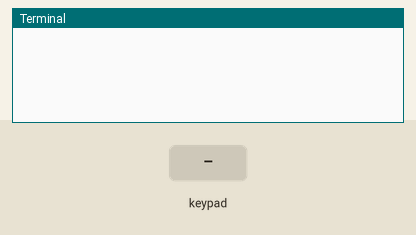
Bench run of a program on a simulated Raspberry Pi (BCM pin numbers). On the bench: the last lines printed to the terminal. The test bench sets the inputs (shaded band).

Above: at 1.2 s.
1.3 s: key 'A' pressed
At 1.9 s:
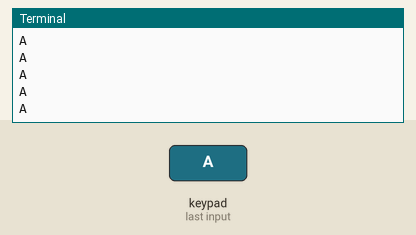
2.8 s: key 'B' pressed
At 4.0 s:
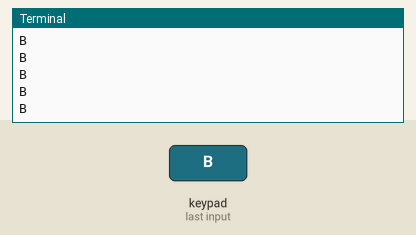
4.3 s: key 'E' pressed
At 5.4 s:
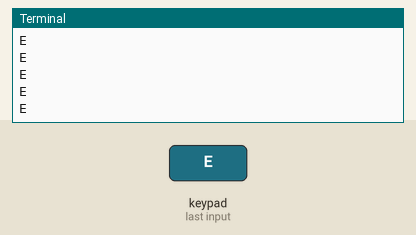

The program:

keypad.py
```python
# #####################################################
# Python Library for 3x4 matrix keypad using
# 7 of the avialable GPIO pins on the Raspberry Pi.
#
# This could easily be expanded to handle a 4x4 but I
# don't have one for testing. The KEYPAD constant
# would need to be updated. Also the setting/checking
# of the colVal part would need to be expanded to
# handle the extra column.
#
# Written by Chris Crumpacker
# May 2013
#
# main structure is adapted from Bandono's
# matrixQPI which is wiringPi based.
# https://github.com/bandono/matrixQPi?source=cc
# #####################################################

try:
    import RPi.GPIO as GPIO
except ImportError:
    GPIO = None


class Keypad(object):
    # CONSTANTS
    KEYPAD = [
        ['A', 'B', 'C', 'D'],
        ['E', 'F', 'G', 'H'],
        ['I', 'J', 'K', 'L'],
        ['M', 'N', 'O', 'P']
    ]

    ROW = [21, 20, 26, 19]
    COLUMN = [16, 13, 6, 12]

    def __init__(self):
        if GPIO:
            GPIO.setmode(GPIO.BCM)

    def getKey(self):
        if not GPIO:
            return

        # Set all columns as output low
        for j in range(len(self.COLUMN)):
            GPIO.setup(self.COLUMN[j], GPIO.OUT)
            GPIO.output(self.COLUMN[j], GPIO.LOW)

        # Set all rows as input
        for i in range(len(self.ROW)):
            GPIO.setup(self.ROW[i], GPIO.IN, pull_up_down=GPIO.PUD_UP)

        # Scan rows for pushed key/button
        # A valid key press should set "rowVal"  between 0 and 3.
        rowVal = -1
        for i in range(len(self.ROW)):
            tmpRead = GPIO.input(self.ROW[i])
            if tmpRead == 0:
                rowVal = i

        # if rowVal is not 0 thru 3 then no button was pressed and we can exit
        if rowVal < 0 or rowVal > 3:
            self.exit()
            return

        # Convert columns to input
        for j in range(len(self.COLUMN)):
                GPIO.setup(self.COLUMN[j], GPIO.IN, pull_up_down=GPIO.PUD_DOWN)

        # Switch the i-th row found from scan to output
        GPIO.setup(self.ROW[rowVal], GPIO.OUT)
        GPIO.output(self.ROW[rowVal], GPIO.HIGH)

        # Scan columns for still-pushed key/button
        # A valid key press should set "colVal"  between 0 and 2.
        colVal = -1
        for j in range(len(self.COLUMN)):
            tmpRead = GPIO.input(self.COLUMN[j])
            if tmpRead == 1:
                colVal = j

        # if colVal is not 0 thru 2 then no button was pressed and we can exit
        if colVal < 0 or colVal > 3:
            self.exit()
            return

        # Return the value of the key pressed
        self.exit()
        return self.KEYPAD[rowVal][colVal]

    def getKeys(self):
        result = []
        if not GPIO:
            return result

        # Set all columns as output low
        for j in range(len(self.COLUMN)):
            GPIO.setup(self.COLUMN[j], GPIO.OUT)
            GPIO.output(self.COLUMN[j], GPIO.HIGH)

        # Set all rows as input
        for i in range(len(self.ROW)):
            GPIO.setup(self.ROW[i], GPIO.IN, pull_up_down=GPIO.PUD_UP)

        #  run all the output and input now...
        for j in range(len(self.COLUMN)):
            GPIO.output(self.COLUMN[j], GPIO.LOW)
            for i in range(len(self.ROW)):
                tmpRead = GPIO.input(self.ROW[i])
                if tmpRead == 0:
                    result.append(self.KEYPAD[i][j])
            GPIO.output(self.COLUMN[j], GPIO.HIGH)

        # Scan rows for pushed key/button
        # Return the value of the key pressed
        self.exit()
        return result

    def exit(self):
        if not GPIO:
            return
        # Reinitialize all rows and columns as input at exit
        for i in range(len(self.ROW)):
                GPIO.setup(self.ROW[i], GPIO.IN, pull_up_down=GPIO.PUD_UP)
        for j in range(len(self.COLUMN)):
                GPIO.setup(self.COLUMN[j], GPIO.IN, pull_up_down=GPIO.PUD_UP)


if __name__ == '__main__':
    # Initialize the keypad class
    kp = Keypad()

    while True:
        # Loop while waiting for a keypress
        digit = None
        while digit is None:
            digit = kp.getKey()

        # Print the result
        print(digit)
```

Measured:
- after the input at 1.3 s, the terminal: prints a new line at once (image 1)
- after the input at 2.8 s, the terminal: prints a new line at once (image 2)
- after the input at 4.3 s, the terminal: prints a new line at once (image 3)
